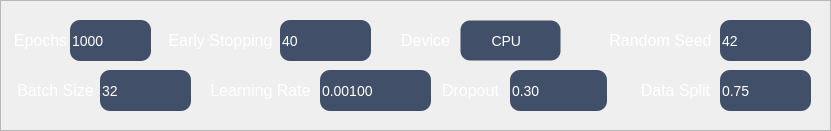
      <widget class="QFrame" name="frame_5">
       <property name="geometry">
        <rect>
         <x>20</x>
         <y>80</y>
         <width>831</width>
         <height>131</height>
        </rect>
       </property>
       <property name="styleSheet">
        <string notr="true">QFrame#frame_5 {
    background-color: #232936;
    border: 0px solid #4268a8;
    border-radius: 18px;
}</string>
       </property>
       <property name="frameShape">
        <enum>QFrame::Shape::StyledPanel</enum>
       </property>
       <property name="frameShadow">
        <enum>QFrame::Shadow::Raised</enum>
       </property>
       <widget class="QLabel" name="label_18">
        <property name="geometry">
         <rect>
          <x>10</x>
          <y>20</y>
          <width>61</width>
          <height>41</height>
         </rect>
        </property>
        <property name="font">
         <font>
          <family>Arial</family>
          <pointsize>10</pointsize>
          <italic>false</italic>
          <bold>false</bold>
         </font>
        </property>
        <property name="styleSheet">
         <string notr="true">QLabel {
    background-color: transparent;
    font-size: 10pt;
    font-family: Arial;
}
</string>
        </property>
        <property name="text">
         <string>&lt;!DOCTYPE HTML PUBLIC &quot;-//W3C//DTD HTML 4.0//EN&quot; &quot;http://www.w3.org/TR/REC-html40/strict.dtd&quot;&gt;
&lt;html&gt;&lt;head&gt;&lt;meta name=&quot;qrichtext&quot; content=&quot;1&quot; /&gt;&lt;meta charset=&quot;utf-8&quot; /&gt;&lt;style type=&quot;text/css&quot;&gt;
p, li { white-space: pre-wrap; }
hr { height: 1px; border-width: 0; }
li.unchecked::marker { content: &quot;\2610&quot;; }
li.checked::marker { content: &quot;\2612&quot;; }
&lt;/style&gt;&lt;/head&gt;&lt;body style=&quot; font-family:'Arial'; font-size:10pt; font-weight:400; font-style:normal;&quot;&gt;
&lt;p align=&quot;center&quot; style=&quot; margin-top:12px; margin-bottom:12px; margin-left:0px; margin-right:0px; -qt-block-indent:0; text-indent:0px;&quot;&gt;&lt;span style=&quot; font-size:12pt; color:#ffffff;&quot;&gt;Epochs&lt;/span&gt;&lt;/p&gt;&lt;/body&gt;&lt;/html&gt;</string>
        </property>
       </widget>
       <widget class="QLabel" name="label_22">
        <property name="geometry">
         <rect>
          <x>600</x>
          <y>20</y>
          <width>121</width>
          <height>41</height>
         </rect>
        </property>
        <property name="font">
         <font>
          <family>Arial</family>
         </font>
        </property>
        <property name="styleSheet">
         <string notr="true">background:transparent;</string>
        </property>
        <property name="text">
         <string>&lt;html&gt;&lt;head/&gt;&lt;body&gt;&lt;p align=&quot;center&quot;&gt;&lt;span style=&quot; font-size:12pt; color:#ffffff;&quot;&gt;Random Seed&lt;/span&gt;&lt;/p&gt;&lt;/body&gt;&lt;/html&gt;</string>
        </property>
       </widget>
       <widget class="QSpinBox" name="spn_dl_seed">
        <property name="geometry">
         <rect>
          <x>720</x>
          <y>20</y>
          <width>91</width>
          <height>41</height>
         </rect>
        </property>
        <property name="styleSheet">
         <string notr="true">QSpinBox,
QDoubleSpinBox
{
	font: 12pt &quot;Arial&quot;;
    background-color: rgba(66, 79, 104, 1);
border: 0px solid #e2e4e8;
border-radius:10px;
font-size:14px;
color:;
	color: rgb(255, 255, 255);
padding-right:0px;
}
QSpinBox::up-button,
QDoubleSpinBox::up-button
{
subcontrol-origin: border;
subcontrol-position: top right;
border-radius:10px;
width: 25px;
height: 20px;
}

QSpinBox::down-button,
QDoubleSpinBox::down-button
{
subcontrol-origin: border;
subcontrol-position: bottom right;
border-radius:10px;
width: 25px;
height: 20px;
}

QSpinBox:hover,
QDoubleSpinBox:hover
{
	background-color: rgb(74, 88, 115); 
	border: 1px solid #3478e8;
}

QSpinBox:focus,
QDoubleSpinBox:focus
{
border:1px solid #3478e8;
}
QSpinBox:disabled,
QDoubleSpinBox:disabled
{
background-color:#f6f7f9;
color:#9498a0;
}

QSpinBox::up-arrow,
QDoubleSpinBox::up-arrow
{
image:url(:/icons/up_arrow.svg);
width:18px;
height:18px;

}

QSpinBox::down-arrow,
QDoubleSpinBox::down-arrow
{
image:url(:/icons/down_arrow.svg);
width:18px;
height:18px;
}

QSpinBox::up-button:hover,
QDoubleSpinBox::up-button:hover
{
background-color:rgb(37, 52, 81);
border-radius:10px;

}
QSpinBox::up-button:pressed,
QDoubleSpinBox::up-button:pressed
{
background-color:rgb(204, 204, 204);
border-radius:10px;

}
QSpinBox::up-button:disabled,
QDoubleSpinBox::up-button:disabled
{
background-color:transparent;
border-radius:10px;

}

QSpinBox::down-button:hover,
QDoubleSpinBox::down-button:hover
{
background-color:rgb(37, 52, 81);
border-radius:10px;

}
QSpinBox::down-button:pressed,
QDoubleSpinBox::down-button:pressed
{
background-color:rgb(204, 204, 204);
border-radius:10px;

}
QSpinBox::down-button:disabled,
QDoubleSpinBox::down-button:disabled
{
background-color:transparent;
border-radius:10px;

}
</string>
        </property>
        <property name="maximum">
         <number>9999</number>
        </property>
        <property name="value">
         <number>42</number>
        </property>
       </widget>
       <widget class="QSpinBox" name="spn_dl_epochs">
        <property name="geometry">
         <rect>
          <x>70</x>
          <y>20</y>
          <width>81</width>
          <height>41</height>
         </rect>
        </property>
        <property name="layoutDirection">
         <enum>Qt::LayoutDirection::LeftToRight</enum>
        </property>
        <property name="styleSheet">
         <string notr="true">QSpinBox,
QDoubleSpinBox
{
	font: 12pt &quot;Arial&quot;;
    background-color: rgba(66, 79, 104, 1);
border: 0px solid #e2e4e8;
border-radius:10px;
font-size:14px;
color:;
	color: rgb(255, 255, 255);
padding-right:0px;
}
QSpinBox::up-button,
QDoubleSpinBox::up-button
{
subcontrol-origin: border;
subcontrol-position: top right;
border-radius:10px;
width: 25px;
height: 20px;
}

QSpinBox::down-button,
QDoubleSpinBox::down-button
{
subcontrol-origin: border;
subcontrol-position: bottom right;
border-radius:10px;
width: 25px;
height: 20px;
}

QSpinBox:hover,
QDoubleSpinBox:hover
{
	background-color: rgb(74, 88, 115); 

	border: 1px solid #3478e8;
}

QSpinBox:focus,
QDoubleSpinBox:focus
{
border:1px solid #3478e8;
}
QSpinBox:disabled,
QDoubleSpinBox:disabled
{
background-color:#f6f7f9;
color:#9498a0;
}

QSpinBox::up-arrow,
QDoubleSpinBox::up-arrow
{
image:url(:/icons/up_arrow.svg);
width:18px;
height:18px;

}

QSpinBox::down-arrow,
QDoubleSpinBox::down-arrow
{
image:url(:/icons/down_arrow.svg);
width:18px;
height:18px;
}

QSpinBox::up-button:hover,
QDoubleSpinBox::up-button:hover
{
background-color:rgb(37, 52, 81);
border-radius:10px;

}
QSpinBox::up-button:pressed,
QDoubleSpinBox::up-button:pressed
{
background-color:rgb(204, 204, 204);
border-radius:10px;

}
QSpinBox::up-button:disabled,
QDoubleSpinBox::up-button:disabled
{
background-color:transparent;
border-radius:10px;

}

QSpinBox::down-button:hover,
QDoubleSpinBox::down-button:hover
{
background-color:rgb(37, 52, 81);
border-radius:10px;

}
QSpinBox::down-button:pressed,
QDoubleSpinBox::down-button:pressed
{
background-color:rgb(204, 204, 204);
border-radius:10px;

}
QSpinBox::down-button:disabled,
QDoubleSpinBox::down-button:disabled
{
background-color:transparent;
border-radius:10px;

}
</string>
        </property>
        <property name="buttonSymbols">
         <enum>QAbstractSpinBox::ButtonSymbols::UpDownArrows</enum>
        </property>
        <property name="maximum">
         <number>9999</number>
        </property>
        <property name="value">
         <number>1000</number>
        </property>
       </widget>
       <widget class="QLabel" name="label_19">
        <property name="geometry">
         <rect>
          <x>160</x>
          <y>20</y>
          <width>121</width>
          <height>41</height>
         </rect>
        </property>
        <property name="font">
         <font>
          <family>Arial</family>
         </font>
        </property>
        <property name="styleSheet">
         <string notr="true">background:transparent;</string>
        </property>
        <property name="text">
         <string>&lt;html&gt;&lt;head/&gt;&lt;body&gt;&lt;p align=&quot;center&quot;&gt;&lt;span style=&quot; font-size:12pt; color:#ffffff;&quot;&gt;Early Stopping&lt;/span&gt;&lt;/p&gt;&lt;/body&gt;&lt;/html&gt;</string>
        </property>
       </widget>
       <widget class="QSpinBox" name="spn_dl_early_stop">
        <property name="geometry">
         <rect>
          <x>280</x>
          <y>20</y>
          <width>91</width>
          <height>41</height>
         </rect>
        </property>
        <property name="styleSheet">
         <string notr="true">QSpinBox,
QDoubleSpinBox
{
	font: 12pt &quot;Arial&quot;;
    background-color: rgba(66, 79, 104, 1);
border: 0px solid #e2e4e8;
border-radius:10px;
font-size:14px;
color:;
	color: rgb(255, 255, 255);
padding-right:0px;
}
QSpinBox::up-button,
QDoubleSpinBox::up-button
{
subcontrol-origin: border;
subcontrol-position: top right;
border-radius:10px;
width: 25px;
height: 20px;
}

QSpinBox::down-button,
QDoubleSpinBox::down-button
{
subcontrol-origin: border;
subcontrol-position: bottom right;
border-radius:10px;
width: 25px;
height: 20px;
}

QSpinBox:hover,
QDoubleSpinBox:hover
{
	background-color: rgb(74, 88, 115);   

	border: 1px solid #3478e8;
}

QSpinBox:focus,
QDoubleSpinBox:focus
{
border:1px solid #3478e8;
}
QSpinBox:disabled,
QDoubleSpinBox:disabled
{
background-color:#f6f7f9;
color:#9498a0;
}

QSpinBox::up-arrow,
QDoubleSpinBox::up-arrow
{
image:url(:/icons/up_arrow.svg);
width:18px;
height:18px;

}

QSpinBox::down-arrow,
QDoubleSpinBox::down-arrow
{
image:url(:/icons/down_arrow.svg);
width:18px;
height:18px;
}

QSpinBox::up-button:hover,
QDoubleSpinBox::up-button:hover
{
background-color:rgb(37, 52, 81);
border-radius:10px;

}
QSpinBox::up-button:pressed,
QDoubleSpinBox::up-button:pressed
{
background-color:rgb(204, 204, 204);
border-radius:10px;

}
QSpinBox::up-button:disabled,
QDoubleSpinBox::up-button:disabled
{
background-color:transparent;
border-radius:10px;

}

QSpinBox::down-button:hover,
QDoubleSpinBox::down-button:hover
{
background-color:rgb(37, 52, 81);
border-radius:10px;

}
QSpinBox::down-button:pressed,
QDoubleSpinBox::down-button:pressed
{
background-color:rgb(204, 204, 204);
border-radius:10px;

}
QSpinBox::down-button:disabled,
QDoubleSpinBox::down-button:disabled
{
background-color:transparent;
border-radius:10px;

}
</string>
        </property>
        <property name="maximum">
         <number>9999</number>
        </property>
        <property name="value">
         <number>40</number>
        </property>
       </widget>
       <widget class="QLabel" name="label_20">
        <property name="geometry">
         <rect>
          <x>390</x>
          <y>20</y>
          <width>71</width>
          <height>41</height>
         </rect>
        </property>
        <property name="font">
         <font>
          <family>Arial</family>
         </font>
        </property>
        <property name="styleSheet">
         <string notr="true">background:transparent;</string>
        </property>
        <property name="text">
         <string>&lt;html&gt;&lt;head/&gt;&lt;body&gt;&lt;p align=&quot;center&quot;&gt;&lt;span style=&quot; font-size:12pt; color:#ffffff;&quot;&gt;Device&lt;/span&gt;&lt;/p&gt;&lt;/body&gt;&lt;/html&gt;</string>
        </property>
       </widget>
       <widget class="QLabel" name="label_21">
        <property name="geometry">
         <rect>
          <x>200</x>
          <y>70</y>
          <width>121</width>
          <height>41</height>
         </rect>
        </property>
        <property name="font">
         <font>
          <family>Arial</family>
         </font>
        </property>
        <property name="styleSheet">
         <string notr="true">background:transparent;</string>
        </property>
        <property name="text">
         <string>&lt;html&gt;&lt;head/&gt;&lt;body&gt;&lt;p align=&quot;center&quot;&gt;&lt;span style=&quot; font-size:12pt; color:#ffffff;&quot;&gt;Learning Rate&lt;/span&gt;&lt;/p&gt;&lt;/body&gt;&lt;/html&gt;</string>
        </property>
       </widget>
       <widget class="QComboBox" name="cmb_dl_device">
        <property name="geometry">
         <rect>
          <x>460</x>
          <y>20</y>
          <width>101</width>
          <height>41</height>
         </rect>
        </property>
        <property name="font">
         <font>
          <family>Arial</family>
          <pointsize>-1</pointsize>
          <italic>false</italic>
          <bold>false</bold>
          <hintingpreference>PreferDefaultHinting</hintingpreference>
         </font>
        </property>
        <property name="styleSheet">
         <string notr="true">QLineEdit
{
	font: 12pt &quot;Arial&quot;;
	background-color: rgba(66, 79, 104, 1);
	border: 1px solid transparent;   
	border-radius: 10px;
	font-size: 14px;
	color: rgb(255, 255, 255);
	padding-left: 0px;         
	padding-right: 0px;
	min-height: 20px;
	selection-background-color: #3478e8;
	selection-color: #ffffff;
}

QLineEdit:hover
{
	background-color: rgb(74, 88, 115);   
	border: 1px solid #3478e8;

}

QLineEdit:focus
{
	border: 1px solid #3478e8;
}

QLineEdit:disabled
{
	background-color: #f6f7f9;
	color: #9498a0;
	border: 1px solid transparent;
}

QLineEdit[echoMode=&quot;2&quot;] 
{
	lineedit-password-character: 9679;
}

QComboBox
{
	font: 12pt &quot;Arial&quot;;
	background-color: rgba(66, 79, 104, 1);
	border: 1px solid transparent;
	border-radius: 10px;
	font-size: 14px;
	color: rgb(255, 255, 255);
	padding-left: 15px;
	padding-right: 0px;           
	min-height: 20px;
}

QComboBox:hover
{
	background-color: rgb(74, 88, 115);  
	border: 1px solid #3478e8;}

QComboBox:focus
{
	border: 1px solid #3478e8;
}

QComboBox:disabled
{
	background-color: #f6f7f9;
	color: #9498a0;
	border: 1px solid transparent;
}

QComboBox::drop-down
{
	subcontrol-origin: padding;
	subcontrol-position: center right;
	width: 28px;
	border: none;
	border-top-right-radius: 10px;
	border-bottom-right-radius: 10px;
	background: transparent;
}

QComboBox::drop-down:hover
{
	background-color: rgb(37, 52, 81);
}

QComboBox::drop-down:pressed
{
	background-color: rgb(204, 204, 204);
}

QComboBox::down-arrow
{
	image: url(:/icons/down_arrow.svg);
	width: 14px;
	height: 14px;
}

QComboBox::down-arrow:disabled
{
	image: url(:/icons/down_arrow.svg);
	opacity: 0.4;
}

QComboBox QAbstractItemView,
QComboBox QLineEdit
{
	background-color: rgba(66, 79, 104, 1);
	color: rgb(255, 255, 255);
	border-radius: 10px;
	selection-background-color: #3478e8;
	selection-color: #ffffff;
}

QComboBox QAbstractItemView
{
	background-color: rgba(66, 79, 104, 1);
	color: rgb(255, 255, 255);
	border: 1px solid #3478e8;
	border-radius: 8px;
	selection-background-color: #3478e8;
	selection-color: #ffffff;
	outline: none;
	padding: 4px;
}

QComboBox QAbstractItemView::item
{
	min-height: 24px;
	padding-left: 8px;
	border-radius: 6px;
}

QComboBox QAbstractItemView::item:hover
{
	background-color: rgb(37, 52, 81);
}

QComboBox QAbstractItemView::item:selected
{
	background-color: #3478e8;
	color: #ffffff;
}
QComboBox QScrollBar:vertical {
    width:10px;
    background: rgba(35, 41, 54, 0.35);
    border-radius:4px;
    margin:2px 0px;
}
QComboBox QScrollBar::handle:vertical {
    background: rgba(150, 165, 190, 0.55);
    border-radius:4px;
    min-height:28px;
    margin:1px;
}
QComboBox QScrollBar::handle:vertical:hover {
    background: rgba(120, 170, 230, 0.85);  
}
QComboBox QScrollBar::handle:vertical:pressed {
    background: rgba(70, 130, 210, 1.0);   
}

QComboBox QScrollBar::sub-line:vertical,
QComboBox QScrollBar::add-line:vertical {
    height:0px;
background: none;
}
QComboBox QScrollBar::sub-page:vertical,
QComboBox QScrollBar::add-page:vertical {
    background:none;
}

QComboBox QScrollBar:horizontal {
    height:10px;
    background: rgba(35, 41, 54, 0.35);
    border-radius:4px;
    margin:0px 2px;
}
QComboBox QScrollBar::handle:horizontal {
    background: rgba(150, 165, 190, 0.55);
    border-radius:4px;
    min-width:28px;
    margin:1px;
}
QComboBox QScrollBar::handle:horizontal:hover {
    background: rgba(120, 170, 230, 0.85);
}
QComboBox QScrollBar::handle:horizontal:pressed {
    background: rgba(70, 130, 210, 1.0);
}

QComboBox QScrollBar::sub-line:horizontal,
QComboBox QScrollBar::add-line:horizontal {
    width:0px;
    background: none;

}
QComboBox QScrollBar::sub-page:horizontal,
QComboBox QScrollBar::add-page:horizontal {
    background:none;
}
</string>
        </property>
        <property name="editable">
         <bool>false</bool>
        </property>
        <property name="placeholderText">
         <string/>
        </property>
        <item>
         <property name="text">
          <string>    CPU</string>
         </property>
        </item>
        <item>
         <property name="text">
          <string>    GPU</string>
         </property>
        </item>
       </widget>
       <widget class="QLabel" name="label_24">
        <property name="geometry">
         <rect>
          <x>10</x>
          <y>70</y>
          <width>91</width>
          <height>41</height>
         </rect>
        </property>
        <property name="font">
         <font>
          <family>Arial</family>
         </font>
        </property>
        <property name="styleSheet">
         <string notr="true">background:transparent;</string>
        </property>
        <property name="text">
         <string>&lt;html&gt;&lt;head/&gt;&lt;body&gt;&lt;p align=&quot;center&quot;&gt;&lt;span style=&quot; font-size:12pt; color:#ffffff;&quot;&gt;Batch Size&lt;/span&gt;&lt;/p&gt;&lt;/body&gt;&lt;/html&gt;</string>
        </property>
       </widget>
       <widget class="QSpinBox" name="spn_dl_batch">
        <property name="geometry">
         <rect>
          <x>100</x>
          <y>70</y>
          <width>91</width>
          <height>41</height>
         </rect>
        </property>
        <property name="styleSheet">
         <string notr="true">QSpinBox,
QDoubleSpinBox
{
	font: 12pt &quot;Arial&quot;;
    background-color: rgba(66, 79, 104, 1);
border: 0px solid #e2e4e8;
border-radius:10px;
font-size:14px;
color:;
	color: rgb(255, 255, 255);
padding-right:0px;
}
QSpinBox::up-button,
QDoubleSpinBox::up-button
{
subcontrol-origin: border;
subcontrol-position: top right;
border-radius:10px;
width: 25px;
height: 20px;
}

QSpinBox::down-button,
QDoubleSpinBox::down-button
{
subcontrol-origin: border;
subcontrol-position: bottom right;
border-radius:10px;
width: 25px;
height: 20px;
}

QSpinBox:hover,
QDoubleSpinBox:hover
{
	background-color: rgb(74, 88, 115);	border: 1px solid #3478e8;
}

QSpinBox:focus,
QDoubleSpinBox:focus
{
border:1px solid #3478e8;
}
QSpinBox:disabled,
QDoubleSpinBox:disabled
{
background-color:#f6f7f9;
color:#9498a0;
}

QSpinBox::up-arrow,
QDoubleSpinBox::up-arrow
{
image:url(:/icons/up_arrow.svg);
width:18px;
height:18px;

}

QSpinBox::down-arrow,
QDoubleSpinBox::down-arrow
{
image:url(:/icons/down_arrow.svg);
width:18px;
height:18px;
}

QSpinBox::up-button:hover,
QDoubleSpinBox::up-button:hover
{
background-color:rgb(37, 52, 81);
border-radius:10px;

}
QSpinBox::up-button:pressed,
QDoubleSpinBox::up-button:pressed
{
background-color:rgb(204, 204, 204);
border-radius:10px;

}
QSpinBox::up-button:disabled,
QDoubleSpinBox::up-button:disabled
{
background-color:transparent;
border-radius:10px;

}

QSpinBox::down-button:hover,
QDoubleSpinBox::down-button:hover
{
background-color:rgb(37, 52, 81);
border-radius:10px;

}
QSpinBox::down-button:pressed,
QDoubleSpinBox::down-button:pressed
{
background-color:rgb(204, 204, 204);
border-radius:10px;

}
QSpinBox::down-button:disabled,
QDoubleSpinBox::down-button:disabled
{
background-color:transparent;
border-radius:10px;

}
</string>
        </property>
        <property name="maximum">
         <number>9999</number>
        </property>
        <property name="value">
         <number>32</number>
        </property>
       </widget>
       <widget class="QDoubleSpinBox" name="dsp_dl_learning_rate">
        <property name="geometry">
         <rect>
          <x>320</x>
          <y>70</y>
          <width>111</width>
          <height>41</height>
         </rect>
        </property>
        <property name="font">
         <font>
          <family>Arial</family>
          <pointsize>-1</pointsize>
          <italic>false</italic>
          <bold>false</bold>
          <hintingpreference>PreferDefaultHinting</hintingpreference>
         </font>
        </property>
        <property name="styleSheet">
         <string notr="true">QSpinBox,
QDoubleSpinBox
{
	font: 12pt &quot;Arial&quot;;
    background-color: rgba(66, 79, 104, 1);
border: 0px solid #e2e4e8;
border-radius:10px;
font-size:14px;
color:;
	color: rgb(255, 255, 255);
padding-right:0px;
}
QSpinBox::up-button,
QDoubleSpinBox::up-button
{
subcontrol-origin: border;
subcontrol-position: top right;
border-radius:10px;
width: 25px;
height: 20px;
}

QSpinBox::down-button,
QDoubleSpinBox::down-button
{
subcontrol-origin: border;
subcontrol-position: bottom right;
border-radius:10px;
width: 25px;
height: 20px;
}

QSpinBox:hover,
QDoubleSpinBox:hover
{
	background-color: rgb(74, 88, 115);	border: 1px solid #3478e8;
}

QSpinBox:focus,
QDoubleSpinBox:focus
{
border:1px solid #3478e8;
}
QSpinBox:disabled,
QDoubleSpinBox:disabled
{
background-color:#f6f7f9;
color:#9498a0;
}

QSpinBox::up-arrow,
QDoubleSpinBox::up-arrow
{
image:url(:/icons/up_arrow.svg);
width:18px;
height:18px;

}

QSpinBox::down-arrow,
QDoubleSpinBox::down-arrow
{
image:url(:/icons/down_arrow.svg);
width:18px;
height:18px;
}

QSpinBox::up-button:hover,
QDoubleSpinBox::up-button:hover
{
background-color:rgb(37, 52, 81);
border-radius:10px;

}
QSpinBox::up-button:pressed,
QDoubleSpinBox::up-button:pressed
{
background-color:rgb(204, 204, 204);
border-radius:10px;

}
QSpinBox::up-button:disabled,
QDoubleSpinBox::up-button:disabled
{
background-color:transparent;
border-radius:10px;

}

QSpinBox::down-button:hover,
QDoubleSpinBox::down-button:hover
{
background-color:rgb(37, 52, 81);
border-radius:10px;

}
QSpinBox::down-button:pressed,
QDoubleSpinBox::down-button:pressed
{
background-color:rgb(204, 204, 204);
border-radius:10px;

}
QSpinBox::down-button:disabled,
QDoubleSpinBox::down-button:disabled
{
background-color:transparent;
border-radius:10px;

}
</string>
        </property>
        <property name="decimals">
         <number>5</number>
        </property>
        <property name="singleStep">
         <double>0.000100000000000</double>
        </property>
        <property name="stepType">
         <enum>QAbstractSpinBox::StepType::DefaultStepType</enum>
        </property>
        <property name="value">
         <double>0.001000000000000</double>
        </property>
       </widget>
       <widget class="QLabel" name="label_44">
        <property name="geometry">
         <rect>
          <x>430</x>
          <y>70</y>
          <width>81</width>
          <height>41</height>
         </rect>
        </property>
        <property name="font">
         <font>
          <family>Arial</family>
         </font>
        </property>
        <property name="styleSheet">
         <string notr="true">background:transparent;</string>
        </property>
        <property name="text">
         <string>&lt;html&gt;&lt;head/&gt;&lt;body&gt;&lt;p align=&quot;center&quot;&gt;&lt;span style=&quot; font-size:12pt; color:#ffffff;&quot;&gt;Dropout&lt;/span&gt;&lt;/p&gt;&lt;/body&gt;&lt;/html&gt;</string>
        </property>
       </widget>
       <widget class="QDoubleSpinBox" name="dsp_dl_dropout">
        <property name="geometry">
         <rect>
          <x>510</x>
          <y>70</y>
          <width>97</width>
          <height>41</height>
         </rect>
        </property>
        <property name="styleSheet">
         <string notr="true">QSpinBox,
QDoubleSpinBox
{
	font: 12pt &quot;Arial&quot;;
    background-color: rgba(66, 79, 104, 1);
border: 0px solid #e2e4e8;
border-radius:10px;
font-size:14px;
color:;
	color: rgb(255, 255, 255);
padding-right:0px;
}
QSpinBox::up-button,
QDoubleSpinBox::up-button
{
subcontrol-origin: border;
subcontrol-position: top right;
border-radius:10px;
width: 25px;
height: 20px;
}

QSpinBox::down-button,
QDoubleSpinBox::down-button
{
subcontrol-origin: border;
subcontrol-position: bottom right;
border-radius:10px;
width: 25px;
height: 20px;
}

QSpinBox:hover,
QDoubleSpinBox:hover
{
	background-color: rgb(74, 88, 115);   
	border: 1px solid #3478e8;
}

QSpinBox:focus,
QDoubleSpinBox:focus
{
border:1px solid #3478e8;
}
QSpinBox:disabled,
QDoubleSpinBox:disabled
{
background-color:#f6f7f9;
color:#9498a0;
}

QSpinBox::up-arrow,
QDoubleSpinBox::up-arrow
{
image:url(:/icons/up_arrow.svg);
width:18px;
height:18px;

}

QSpinBox::down-arrow,
QDoubleSpinBox::down-arrow
{
image:url(:/icons/down_arrow.svg);
width:18px;
height:18px;
}

QSpinBox::up-button:hover,
QDoubleSpinBox::up-button:hover
{
background-color:rgb(37, 52, 81);
border-radius:10px;

}
QSpinBox::up-button:pressed,
QDoubleSpinBox::up-button:pressed
{
background-color:rgb(204, 204, 204);
border-radius:10px;

}
QSpinBox::up-button:disabled,
QDoubleSpinBox::up-button:disabled
{
background-color:transparent;
border-radius:10px;

}

QSpinBox::down-button:hover,
QDoubleSpinBox::down-button:hover
{
background-color:rgb(37, 52, 81);
border-radius:10px;

}
QSpinBox::down-button:pressed,
QDoubleSpinBox::down-button:pressed
{
background-color:rgb(204, 204, 204);
border-radius:10px;

}
QSpinBox::down-button:disabled,
QDoubleSpinBox::down-button:disabled
{
background-color:transparent;
border-radius:10px;

}
</string>
        </property>
        <property name="singleStep">
         <double>0.050000000000000</double>
        </property>
        <property name="value">
         <double>0.300000000000000</double>
        </property>
       </widget>
       <widget class="QLabel" name="label_62">
        <property name="geometry">
         <rect>
          <x>630</x>
          <y>70</y>
          <width>91</width>
          <height>41</height>
         </rect>
        </property>
        <property name="font">
         <font>
          <family>Arial</family>
         </font>
        </property>
        <property name="styleSheet">
         <string notr="true">background:transparent;</string>
        </property>
        <property name="text">
         <string>&lt;html&gt;&lt;head/&gt;&lt;body&gt;&lt;p align=&quot;center&quot;&gt;&lt;span style=&quot; font-size:12pt; color:#ffffff;&quot;&gt;Data Split&lt;/span&gt;&lt;/p&gt;&lt;/body&gt;&lt;/html&gt;</string>
        </property>
       </widget>
       <widget class="QDoubleSpinBox" name="dsp_dl_split">
        <property name="geometry">
         <rect>
          <x>720</x>
          <y>70</y>
          <width>91</width>
          <height>41</height>
         </rect>
        </property>
        <property name="styleSheet">
         <string notr="true">QSpinBox,
QDoubleSpinBox
{
	font: 12pt &quot;Arial&quot;;
    background-color: rgba(66, 79, 104, 1);
border: 0px solid #e2e4e8;
border-radius:10px;
font-size:14px;
color:;
	color: rgb(255, 255, 255);
padding-right:0px;
}
QSpinBox::up-button,
QDoubleSpinBox::up-button
{
subcontrol-origin: border;
subcontrol-position: top right;
border-radius:10px;
width: 25px;
height: 20px;
}

QSpinBox::down-button,
QDoubleSpinBox::down-button
{
subcontrol-origin: border;
subcontrol-position: bottom right;
border-radius:10px;
width: 25px;
height: 20px;
}

QSpinBox:hover,
QDoubleSpinBox:hover
{
	background-color: rgb(74, 88, 115);  
	border: 1px solid #3478e8;
}

QSpinBox:focus,
QDoubleSpinBox:focus
{
border:1px solid #3478e8;
}
QSpinBox:disabled,
QDoubleSpinBox:disabled
{
background-color:#f6f7f9;
color:#9498a0;
}

QSpinBox::up-arrow,
QDoubleSpinBox::up-arrow
{
image:url(:/icons/up_arrow.svg);
width:18px;
height:18px;

}

QSpinBox::down-arrow,
QDoubleSpinBox::down-arrow
{
image:url(:/icons/down_arrow.svg);
width:18px;
height:18px;
}

QSpinBox::up-button:hover,
QDoubleSpinBox::up-button:hover
{
background-color:rgb(37, 52, 81);
border-radius:10px;

}
QSpinBox::up-button:pressed,
QDoubleSpinBox::up-button:pressed
{
background-color:rgb(204, 204, 204);
border-radius:10px;

}
QSpinBox::up-button:disabled,
QDoubleSpinBox::up-button:disabled
{
background-color:transparent;
border-radius:10px;

}

QSpinBox::down-button:hover,
QDoubleSpinBox::down-button:hover
{
background-color:rgb(37, 52, 81);
border-radius:10px;

}
QSpinBox::down-button:pressed,
QDoubleSpinBox::down-button:pressed
{
background-color:rgb(204, 204, 204);
border-radius:10px;

}
QSpinBox::down-button:disabled,
QDoubleSpinBox::down-button:disabled
{
background-color:transparent;
border-radius:10px;

}
</string>
        </property>
        <property name="singleStep">
         <double>0.050000000000000</double>
        </property>
        <property name="value">
         <double>0.750000000000000</double>
        </property>
       </widget>
      </widget>
